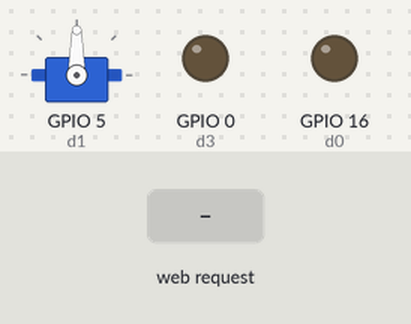
The sketch below on a simulated ESP8266 (NodeMCU). Parts: servo, output pins drawn as LEDs (lit = HIGH). Inputs (shaded band) come from the test bench. WiFi joins after 1.5 s; servers stay silent unless stated; what the sketch prints to the serial monitor is not drawn.

Above: at 2.7 s.
2.8 s: HTTP request GET /d0/1 received
5.8 s: HTTP request GET /d1/1 received
At 7.42 s:
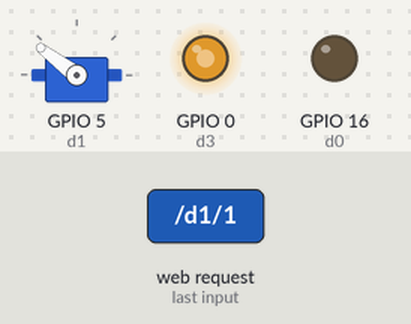
8.8 s: HTTP request GET /d2/1 received
At 9.69 s:
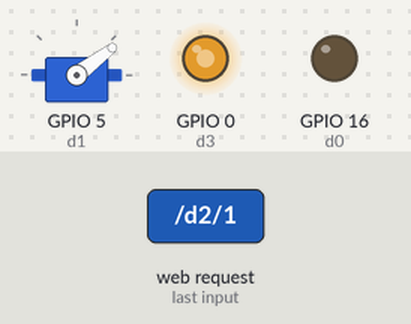
11.8 s: HTTP request GET /d3/1 received
At 12.07 s:
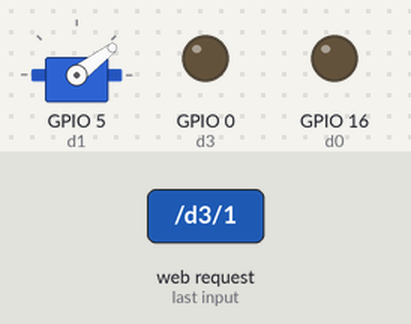
14.8 s: HTTP request GET /d4/1 received
17.8 s: HTTP request GET /d1/0 received
At 18.21 s:
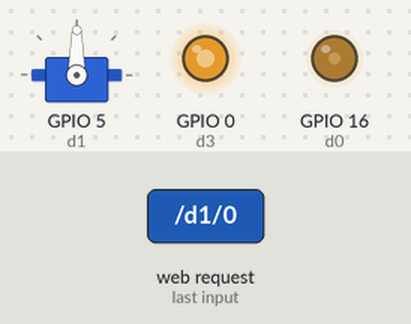
Timing chart, 0 to 38.6 s (numbered marks = the images above; inputs shaded):
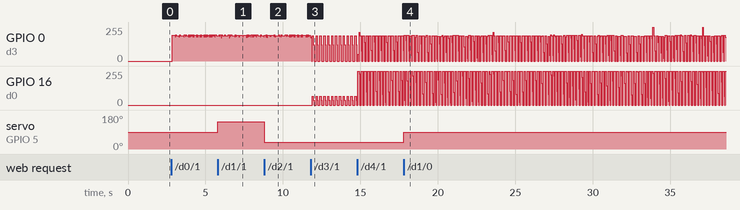

The sketch:

WiFiManualWebServer.ino
```cpp
/*
    This sketch demonstrates how to set up a simple HTTP-like server.
    The server will set a GPIO pin depending on the request
      http://server_ip/gpio/0 will set the GPIO2 low,
      http://server_ip/gpio/1 will set the GPIO2 high
    server_ip is the IP address of the ESP8266 module, will be
    printed to Serial when the module is connected.
*/

#include <ESP8266WiFi.h>
#include <Servo.h>
Servo myservo;
int d0 = 16;
int d1 = 5;
int d2 = 4;
int d3 = 0;
int d4=2;
int w=0,a=0,d=0,s=0,speed=0;
int turnover = 0;
int speed_state=0;
const char* ssid = "Redmi";
const char* password = "watson0880";
String s0 = "HTTP/1.1 200 OK\r\nContent-Type: text/html\r\n\r\n<!DOCTYPE HTML>\r\n<html>\r\nGPIO is now 0";
String s1 = "HTTP/1.1 200 OK\r\nContent-Type: text/html\r\n\r\n<!DOCTYPE HTML>\r\n<html>\r\nGPIO is now 1";
// Create an instance of the server
// specify the port to listen on as an argument
WiFiServer server(80);

void setup() {
  Serial.begin(115200);

  // prepare LED
  pinMode(d0, OUTPUT);
  //pinMode(d1, OUTPUT);
  myservo.attach(d1);
  //myservo.attach(d2);
  //pinMode(d2, OUTPUT);
  pinMode(d3, OUTPUT);
  pinMode(d4, INPUT);
  digitalWrite(d0, 0);

  // Connect to WiFi network
  Serial.println();
  Serial.println();
  Serial.print(F("Connecting to "));
  Serial.println(ssid);

  WiFi.begin(ssid, password);

  while (WiFi.status() != WL_CONNECTED) {
    delay(500);
    Serial.print(".");
  }
  Serial.println();
  Serial.println("WiFi connected");

  // Start the server
  server.begin();
  Serial.println("Server started");

  // Print the IP address
  Serial.println(WiFi.localIP());
}

void loop() {
  // Check if a client has connected
  WiFiClient client = server.available();
  if (!client) {
    if (w==1){
    speed_state+=1;
    if (speed_state>256) speed_state=0;
    if (speed_state%8==0){
      digitalWrite(d0, 0);
      digitalWrite(d3, 0);
    }
    else if (speed==0 && speed_state%8==2){
      digitalWrite(d0, 0);
      digitalWrite(d3, w);
    }
    else if (speed==1 && speed_state%8==1){
      digitalWrite(d0, 0);
      digitalWrite(d3, w);
    }
    }

    if (s==1){
      speed_state+=1;
    if (speed_state>256) speed_state=0;
    if (speed_state%8==0){
      digitalWrite(d0, 0);
      digitalWrite(d3, 0);
    }
    else if (speed_state%8==1){
      digitalWrite(d0, s);
      digitalWrite(d3, 0);
    }
    }
    return;
  }
  Serial.println("new client");

  //client.setTimeout(5000); // default is 1000
  while(!client.available()){
    delay(1);
  }

  // Read the first line of the request
  String req = client.readStringUntil('\r');
  Serial.println("request: ");
  Serial.println(req);
  //client.flush();

  // Match the request

  if (req.indexOf(F("/d0/0")) != -1) {
    w = 0;
    digitalWrite(d0, w);
    digitalWrite(d3, w);
  }
  else if (req.indexOf(F("/d0/1")) != -1) {
    w = 1;
    Serial.println("forward");
    digitalWrite(d0, 0);
    digitalWrite(d3, w);
  }

  if (req.indexOf(F("/d1/0")) != -1) {
    //a = 0;
    myservo.write(90);
    //digitalWrite(d1, a);
  }
  else if (req.indexOf(F("/d1/1")) != -1) {
    //a = 1;
    Serial.println("left");
    myservo.write(143);
    //digitalWrite(d1, a);
  }

  if (req.indexOf(F("/d2/0")) != -1) {
    //d = 0;
    myservo.write(90);
    //digitalWrite(d2, d);
  }
  else if (req.indexOf(F("/d2/1")) != -1) {
    //d = 1;
    Serial.println("right");
    myservo.write(37);
    //digitalWrite(d2, d);
  }

  if (req.indexOf(F("/d3/0")) != -1) {
    s = 0;
    digitalWrite(d0, s);
    digitalWrite(d3, s);
  }
  else if (req.indexOf(F("/d3/1")) != -1) {
    s = 1;
    Serial.println("back");
    digitalWrite(d0, s);
    digitalWrite(d3, 0);
  }
  if (req.indexOf(F("/d4/0")) != -1) {
    speed = speed;
  }
  else if (req.indexOf(F("/d4/1")) != -1) {
    speed = (speed+1)%2;
    Serial.println("speed");
  }
  if (req.indexOf(F("/d5/1")) != -1) {
    turnover = digitalRead(d4);
  }

  // Set LED according to the request
  // read/ignore the rest of the request
  // do not client.flush(): it is for output only, see below
  /*
  while (client.available()) {
    // byte by byte is not very efficient
    client.read();
  }
  */
  client.flush();
  // Send the response to the client
  // it is OK for multiple small client.print/write,
  // because nagle algorithm will group them into one single packet

  if (turnover == 1){
    client.print(s0);
  }
  else {
    client.print(s1);
    turnover = 1;
  }

  //client.print(WiFi.localIP());
  // The client will actually be *flushed* then disconnected
  // when the function returns and 'client' object is destroyed (out-of-scope)
  // flush = ensure written data are received by the other side
  Serial.println(F("Disconnecting from client"));
}
```

Measured:
- after the input at 5.8 s, servo on GPIO 5 (d1): 90° → 143° at once
- after the input at 8.8 s, servo on GPIO 5 (d1): 143° → 37° at once
- after the input at 11.8 s, GPIO 16 (d0): 0/255 → 65/255 after 0.09 s, then repeats every 0.25 s: 36/255 0.04 s, 0/255 0.13 s, 65/255 0.08 s
- after the input at 17.8 s, servo on GPIO 5 (d1): 37° → 90° at once
